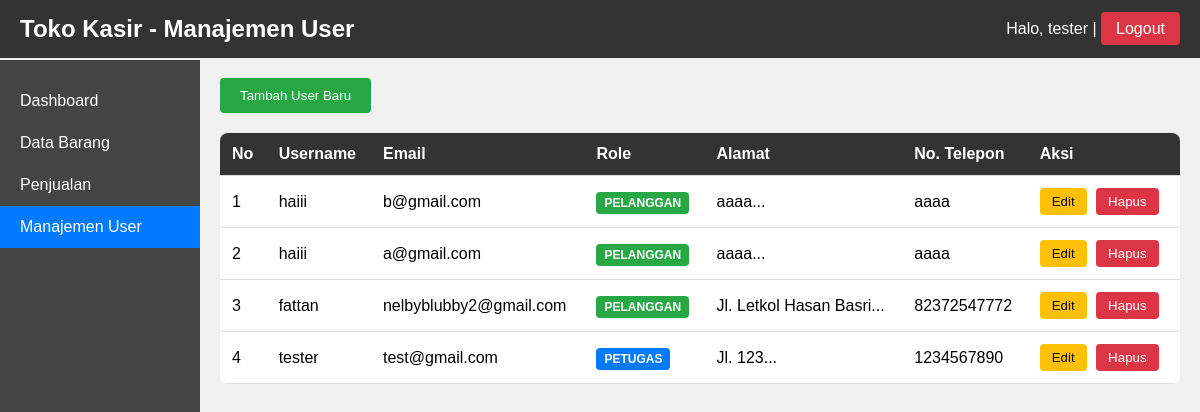
The page /karyawan/register.php (signed in) on the database its author committed.
### tables this page shows
CREATE TABLE `users` (
  `userID` int(11) NOT NULL,
  `username` varchar(255) NOT NULL,
  `email` varchar(255) NOT NULL,
  `password` varchar(255) NOT NULL,
  `role` enum('admin','petugas','pelanggan') NOT NULL,
  `alamat` text DEFAULT NULL,
  `nomorTelepon` varchar(255) DEFAULT NULL
);

### public/karyawan/register.php (the view, shortened to what this page needs)
<?php
require "../../source/routes/db.php";
$no = 1;
$stmt = $conn->prepare("SELECT * FROM users ORDER BY userID DESC");
$stmt->execute();
$result = $stmt->get_result();
?>
<!DOCTYPE html>
<html lang="en">
<head>
    <link rel="stylesheet" href="../css/register.css">
</head>
<body>
    <header>
        <h2>Toko Kasir - Manajemen User</h2>
        <div>
            <span>Halo, <?php echo $_SESSION['username']; ?> | </span>
            <a href="../../source/controller/logout_process.php" class="logout">Logout</a>
        </div>
    </header>
    <div class="sidebar">
        <a href="dashboard.php">Dashboard</a>
        <a href="data_barang.php">Data Barang</a>
        <a href="penjualan.php">Penjualan</a>
        <a href="register.php" class="active">Manajemen User</a>
    </div>
    <div class="content">
        <button class="add-btn" onclick="openAddModal()">Tambah User Baru</button>
        <table>
            <thead>
                <tr>
                    <th>No</th>
                    <th>Username</th>
                    <th>Email</th>
                    <th>Role</th>
                    <th>Alamat</th>
                    <th>No. Telepon</th>
                    <th>Aksi</th>
                </tr>
            </thead>
            <tbody>
                <?php while ($row = $result->fetch_assoc()): ?>
                    <tr>
                        <td><?php echo $no++; ?></td>
                        <td><?php echo $row['username']; ?></td>
                        <td><?php echo $row['email']; ?></td>
                        <td>
                            <span class="badge badge-<?php echo $row['role']; ?>">
                                <?php echo strtoupper($row['role']); ?>
                            </span>
                        </td>
                        <td><?php echo substr($row['alamat'], 0, 30) . '...'; ?></td>
                        <td><?php echo $row['nomorTelepon']; ?></td>
                        <td>
                            <button class="btn-edit" onclick='openEditModal(<?php echo json_encode($row); ?>)'>Edit</button>
                            <button class="btn-delete" onclick="deleteUser(<?php echo $row['userID']; ?>)">Hapus</button>
                        </td>
                    </tr>
                <?php endwhile; ?>
            </tbody>
        </table>
    </div>
</body>
</html>

### public/css/register.css (style rules this page uses)
* { margin: 0; padding: 0; box-sizing: border-box; }
body { font-family: Arial, sans-serif; background: #f0f0f0; }
header { background: #333; color: white; padding: 15px 20px; display: flex; justify-content: space-between; align-items: center; }
.sidebar { position: fixed; left: 0; top: 60px; width: 200px; background: #444; height: calc(100vh - 60px); padding: 20px 0; }
.sidebar a { display: block; color: white; padding: 12px 20px; text-decoration: none; }
.sidebar a.active { background: #007bff; }
.content { margin-left: 200px; padding: 20px; }
.add-btn { padding: 10px 20px; background: #28a745; color: white; border: none; border-radius: 4px; cursor: pointer; margin-bottom: 20px; }
table { width: 100%; background: white; border-collapse: collapse; border-radius: 8px; overflow: hidden; }
th, td { padding: 12px; text-align: left; border-bottom: 1px solid #ddd; }
th { background: #333; color: white; }
.btn-edit, .btn-delete { padding: 6px 12px; border: none; border-radius: 4px; cursor: pointer; margin-right: 5px; }
.btn-edit { background: #ffc107; color: black; }
.btn-delete { background: #dc3545; color: white; }
.logout { background: #dc3545; color: white; padding: 8px 15px; text-decoration: none; border-radius: 4px; }
.badge { padding: 4px 8px; border-radius: 4px; font-size: 12px; font-weight: bold; }
.badge-petugas { background: #007bff; color: white; }
.badge-pelanggan { background: #28a745; color: white; }

### rows shown on the page
users: username "haiii", email "b@gmail.com", role "PELANGGAN", alamat "aaaa", nomorTelepon "aaaa"
users: username "haiii", email "a@gmail.com", role "PELANGGAN", alamat "aaaa", nomorTelepon "aaaa"
users: username "fattan", email "nelbyblubby2@gmail.com", role "PELANGGAN", alamat "Jl. Letkol Hasan Basri", nomorTelepon "82372547772"
users: username "tester", email "test@gmail.com", role "PETUGAS", alamat "Jl. 123", nomorTelepon "1234567890"

### other values the page prints
$_SESSION['username'] "tester"
